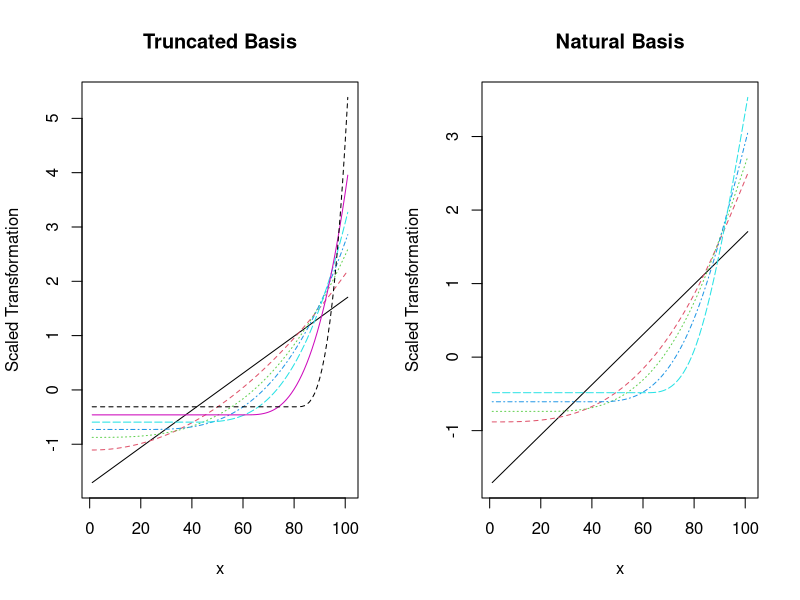

R code for this plot:
# clear 
if(!is.null(dev.list())) dev.off()
rm(list = ls())
cat("\014")

# set-up
library(splines)
library(Matrix)
set.seed(13)

# main function 
truncpolyspline <- function(x, df, natural=FALSE) {
  
  # truncated case
  if (natural == FALSE) {                            # altered from the notes 
    knots <- quantile(x, seq(0, 1, length = df - 1)) 
    trunc_fun <- function(k) {(x>=k)*(x-k)^3}
    S <- sapply(knots[1:(df-2)], trunc_fun)
    S <- as(S, "CsparseMatrix")
    S <- cbind(x, x^2, S)
  }
  
  # natural case 
  else{
    knots <- quantile(x, seq(0, 1, length = df - 1)) 
    K <- knots[df-1]
    K1 <- knots[df-2]
    d.K1 <- ((x>=K1)*(x-K1)^3 - (x>=K)*(x-K)^3)/(K-K1) # ESL Equation 5.5
    trunc_fun <- function(k) {
      ((x>=k)*(x-k)^3 - (x>=K)*(x-K)^3)/(K-k) - d.K1   # ESL Equation 5.4
    }
    S <- sapply(knots[1:(df-3)], trunc_fun)
    S <- as(S, "CsparseMatrix")
    S <- cbind(x, S)
  }
  
  return(S)
}

# sample data 
xvec <- seq(0, 1, length = 101) 
trunc <- truncpolyspline(sort(xvec), df=7, natural=FALSE)
nat <- truncpolyspline(sort(xvec), df=7, natural=TRUE)

# plot 
par(mfrow=c(1,2))
matplot(scale(trunc), type='l', main='Truncated Basis', 
        xlab='x', ylab='Scaled Transformation')
matplot(scale(nat), type='l',  main='Natural Basis',
        xlab='x', ylab='Scaled Transformation')
